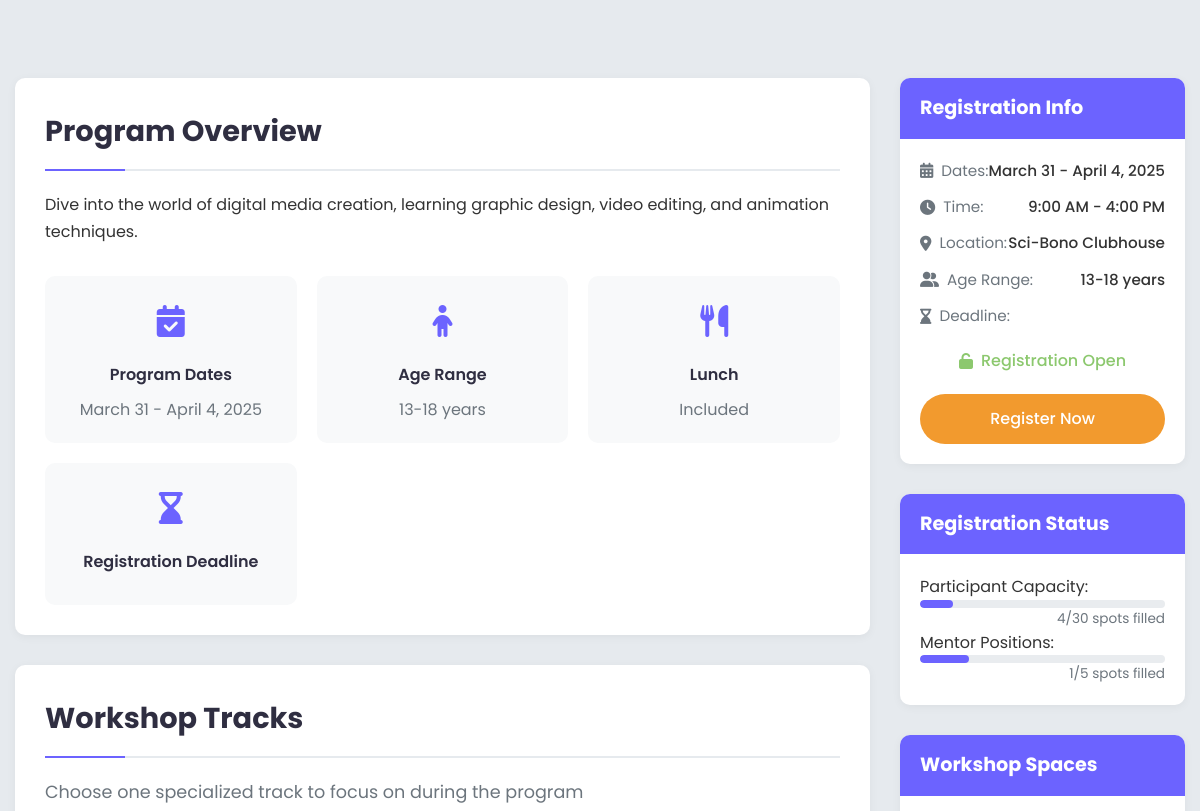
Page /app/Views/holidayPrograms/holiday-program-details-term.php?id=1 (signed in, middle part) on the earlier database version.
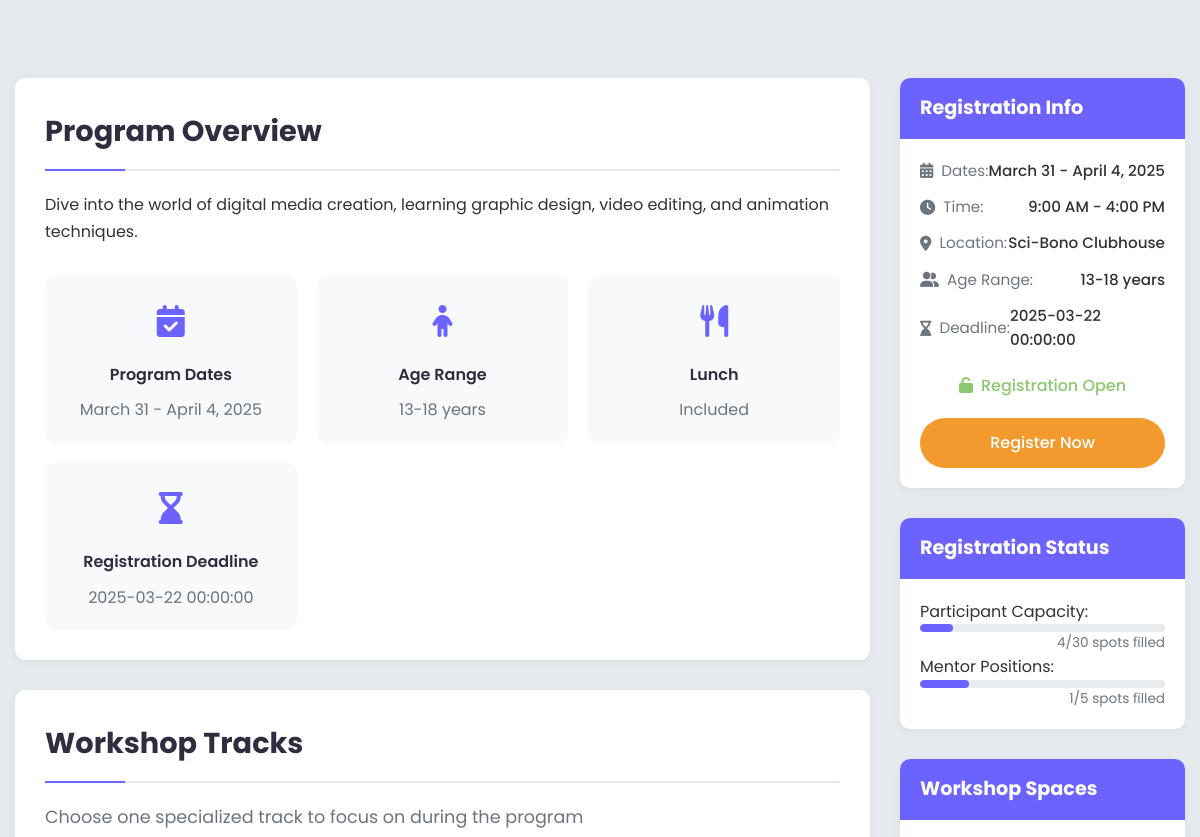
Same page on the later database version.
### tables this page shows
CREATE TABLE `holiday_programs` (
  `id` int(11) NOT NULL,
  `term` varchar(50) NOT NULL,
  `title` varchar(255) NOT NULL,
  `description` text DEFAULT NULL,
  `dates` varchar(100) NOT NULL,
  `time` varchar(50) DEFAULT '9:00 AM - 4:00 PM',
  `start_date` date NOT NULL,
  `end_date` date NOT NULL,
  `location` varchar(255) DEFAULT 'Sci-Bono Clubhouse',
  `age_range` varchar(50) DEFAULT '13-18 years',
  `lunch_included` tinyint(1) DEFAULT 1,
  `program_goals` text DEFAULT NULL,
  `registration_deadline` varchar(100) DEFAULT NULL,
  `max_participants` int(11) DEFAULT 30,
  `registration_open` tinyint(1) DEFAULT 1,
  `status` enum('draft','open','closing_soon','closed','completed','cancelled') DEFAULT 'draft',
  `created_at` timestamp NOT NULL DEFAULT current_timestamp(),
  `updated_at` timestamp NOT NULL DEFAULT current_timestamp() ON UPDATE current_timestamp(),
  `auto_close_on_capacity` tinyint(1) NOT NULL DEFAULT 0 COMMENT 'Auto-close registration when capacity is reached',
  `auto_close_on_date` tinyint(1) NOT NULL DEFAULT 0 COMMENT 'Auto-close registration on deadline',
  `notification_settings` longtext DEFAULT NULL COMMENT 'JSON settings for notifications' CHECK (json_valid(`notification_settings`))
);

### app/Controllers/HolidayProgramController.php (called while the page is built, shortened)
<?php
require_once __DIR__ . '/../Models/HolidayProgramModel.php';
class HolidayProgramController {
    private $model;
    public function __construct($conn) {
        $this->model = new HolidayProgramModel($conn);
    }
    public function getProgram($programId) {
        $program = $this->model->getProgramById($programId);
        $userIsRegistered = false;
        $capacityStatus = $this->model->checkProgramCapacity($programId);
        return [
            'program' => $program,
            'user_is_registered' => $userIsRegistered,
            'capacity_status' => $capacityStatus
        ];
    }
}
?>

### app/Models/HolidayProgramModel.php (called while the page is built, shortened)
<?php
class HolidayProgramModel {
    private $conn;
    public function __construct($conn) {
        $this->conn = $conn;
    }
    public function getProgramById($programId) {
        $sql = "SELECT * FROM holiday_programs WHERE id = ?";
        $stmt = $this->conn->prepare($sql);
        $stmt->bind_param("i", $programId);
        $stmt->execute();
        $result = $stmt->get_result();
        if ($result->num_rows > 0) {
            $program = $result->fetch_assoc();
            $program['workshops'] = $this->getWorkshopsForProgram($programId);
            $program['daily_schedule'] = $this->getScheduleForProgram($programId);
            $program['project_requirements'] = $this->getRequirementsForProgram($programId);
            $program['evaluation_criteria'] = $this->getCriteriaForProgram($programId);
            $program['what_to_bring'] = $this->getItemsForProgram($programId);
            $program['faq'] = $this->getFaqsForProgram($programId);
            return $program;
        }
        return null;
    }
    private function getWorkshopsForProgram($programId) {
        $workshops = [];
        $sql = "SELECT * FROM holiday_program_workshops WHERE program_id = ? ORDER BY id";
        $stmt = $this->conn->prepare($sql);
        $stmt->bind_param("i", $programId);
        $stmt->execute();
        $result = $stmt->get_result();
        while ($workshop = $result->fetch_assoc()) {
            $workshop['mentor'] = $workshop['instructor'];
            $workshop['capacity'] = $workshop['max_participants'];
            $workshop['skills'] = ['3D modeling', 'Texturing', 'Lighting', 'Rendering'];
            $workshop['software'] = ['Blender'];
            $workshop['icon'] = 'fas fa-cube';
            $workshops[] = $workshop;
        }
        return $workshops;
    }
    private function getScheduleForProgram($programId) {
        $schedule = [];
        $sql = "SELECT * FROM holiday_program_schedules WHERE program_id = ? ORDER BY day_number";
        $stmt = $this->conn->prepare($sql);
        $stmt->bind_param("i", $programId);
        $stmt->execute();
        $result = $stmt->get_result();
        while ($day = $result->fetch_assoc()) {
            $dayName = $day['day_name'];
            $schedule[$dayName] = [
                'date' => date('l, F j, Y', strtotime($day['date'])),
                'theme' => $day['theme'],
                'morning' => [],
                'afternoon' => []
            ];
            $itemsSql = "SELECT * FROM holiday_program_schedule_items WHERE schedule_id = ? ORDER BY id";
            $itemsStmt = $this->conn->prepare($itemsSql);
            $itemsStmt->bind_param("i", $day['id']);
            $itemsStmt->execute();
            $itemsResult = $itemsStmt->get_result();
            while ($item = $itemsResult->fetch_assoc()) {
                if ($item['session_type'] == 'morning') {
                    $schedule[$dayName]['morning'][$item['time_slot']] = $item['activity'];
                } else {
                    $schedule[$dayName]['afternoon'][$item['time_slot']] = $item['activity'];
                }
            }
        }
        return $schedule;
    }
    private function getRequirementsForProgram($programId) {
        return [
            'All projects must address at least one UN Sustainable Development Goal',
            'Projects must be completed by the end of the program',
            'Each participant/team must prepare a brief presentation for the showcase',
            'Projects should demonstrate application of skills learned during the program'
        ];
    }
    private function getCriteriaForProgram($programId) {
        return [
            'Technical Execution' => 'Quality of technical skills demonstrated',
            'Creativity' => 'Original ideas and creative approach',
            'Message' => 'Clear connection to SDGs and effective communication of message',
            'Completion' => 'Level of completion and polish',
            'Presentation' => 'Quality of showcase presentation'
        ];
    }
    private function getItemsForProgram($programId) {
        return [
            'Notebook and pen/pencil',
            'Snacks (lunch will be provided)',
            'Water bottle',
            'Enthusiasm and creativity!'
        ];
    }
    private function getFaqsForProgram($programId) {
        return [
            [
                'question' => 'Do I need prior experience to participate?',
                'answer' => 'No prior experience is necessary. Our workshops are designed for beginners, though those with experience will also benefit and can work on more advanced projects.'
            ],
        ];
    }
    public function checkProgramCapacity($programId) {
        $memberCapacity = 30;
        $mentorCapacity = 5;
        $memberSql = "SELECT COUNT(*) as count FROM holiday_program_attendees
                      WHERE program_id = ? AND mentor_registration = 0";
        $stmt = $this->conn->prepare($memberSql);
        $stmt->bind_param("i", $programId);
        $stmt->execute();
        $memberCount = $stmt->get_result()->fetch_assoc()['count'];
        $mentorSql = "SELECT COUNT(*) as count FROM holiday_program_attendees
                      WHERE program_id = ? AND mentor_registration = 1";
        $stmt = $this->conn->prepare($mentorSql);
        $stmt->bind_param("i", $programId);
        $stmt->execute();
        $mentorCount = $stmt->get_result()->fetch_assoc()['count'];
        return [
            'member_count' => $memberCount,
            'mentor_count' => $mentorCount,
            'member_capacity' => $memberCapacity,
            'mentor_capacity' => $mentorCapacity,
            'member_full' => $memberCount >= $memberCapacity,
            'mentor_full' => $mentorCount >= $mentorCapacity,
            'member_percentage' => min(($memberCount / $memberCapacity) * 100, 100),
            'mentor_percentage' => min(($mentorCount / $mentorCapacity) * 100, 100)
        ];
    }
}
?>

### app/Views/holidayPrograms/holiday-program-details-term.php (the view, shortened to what the changed rows need)
<?php
$programId = isset($_GET['id']) ? intval($_GET['id']) : 1;
require_once __DIR__ . '/../../../server.php';
require_once __DIR__ . '/../../Controllers/HolidayProgramController.php';
require_once __DIR__ . '/../../Controllers/holidayProgramLoginC.php';
$programController = new HolidayProgramController($conn);
$loginController = new HolidayProgramLoginController($conn);
$data = $programController->getProgram($programId);
$loginData = $loginController->handleLogin();
extract($loginData);
$controller = new HolidayProgramController($conn);
$data = $controller->getProgram($programId);
$program = $data['program'];
?>
<!DOCTYPE html>
<html lang="en">
<head>
    <link rel="stylesheet" href="../../../public/assets/css/holidayProgramContentStyles.css">
    <link rel="stylesheet" href="https://cdnjs.cloudflare.com/ajax/libs/font-awesome/6.4.0/css/all.min.css">
</head>
<body>
    <?php include './holidayPrograms-header.php'; ?>
    <main class="program-details-container">
        <div class="container program-content">
            <div class="program-main">
                <section id="overview" class="content-section">
                    <h2 class="section-title">Program Overview</h2>
                    <div class="program-description">
                        <p><?php echo htmlspecialchars($program['description']); ?></p>
                    </div>
                    <div class="key-info-cards">
                        <div class="info-card">
                            <div class="info-icon"><i class="fas fa-calendar-check"></i></div>
                            <div class="info-title">Program Dates</div>
                            <div class="info-content"><?php echo htmlspecialchars($program['dates']); ?></div>
                        </div>
                        <div class="info-card">
                            <div class="info-icon"><i class="fas fa-child"></i></div>
                            <div class="info-title">Age Range</div>
                            <div class="info-content"><?php echo htmlspecialchars($program['age_range']); ?></div>
                        </div>
                        <div class="info-card">
                            <div class="info-icon"><i class="fas fa-hourglass-end"></i></div>
                            <div class="info-title">Registration Deadline</div>
                            <div class="info-content"><?php echo htmlspecialchars($program['registration_deadline']); ?></div>
                        </div>
                    </div>
                </section>
                <section id="workshop-details" class="content-section">
                    <h2 class="section-title">Workshop Tracks</h2>
                </section>
            </div>
            <div class="program-sidebar">
                <div class="sidebar-card registration-card">
                    <div class="card-content">
                        <div class="info-row">
                            <div class="info-label"><i class="fas fa-calendar-alt"></i> Dates:</div>
                            <div class="info-value"><?php echo htmlspecialchars($program['dates']); ?></div>
                        </div>
                        <div class="info-row">
                            <div class="info-label"><i class="fas fa-clock"></i> Time:</div>
                            <div class="info-value"><?php echo htmlspecialchars($program['time']); ?></div>
                        </div>
                        <div class="info-row">
                            <div class="info-label"><i class="fas fa-map-marker-alt"></i> Location:</div>
                            <div class="info-value"><?php echo htmlspecialchars($program['location']); ?></div>
                        </div>
                        <div class="info-row">
                            <div class="info-label"><i class="fas fa-user-friends"></i> Age Range:</div>
                            <div class="info-value"><?php echo htmlspecialchars($program['age_range']); ?></div>
                        </div>
                        <div class="info-row">
                            <div class="info-label"><i class="fas fa-hourglass-end"></i> Deadline:</div>
                            <div class="info-value"><?php echo htmlspecialchars($program['registration_deadline']); ?></div>
                        </div>
                    </div>
                </div>
            </div>
        </div>
    </main>
</body>
</html>

Differences in the rows shown:
changed holiday_programs "9:00 AM - 4:00 PM": registration_deadline (not shown) → "2025-03-22 00:00:00"
